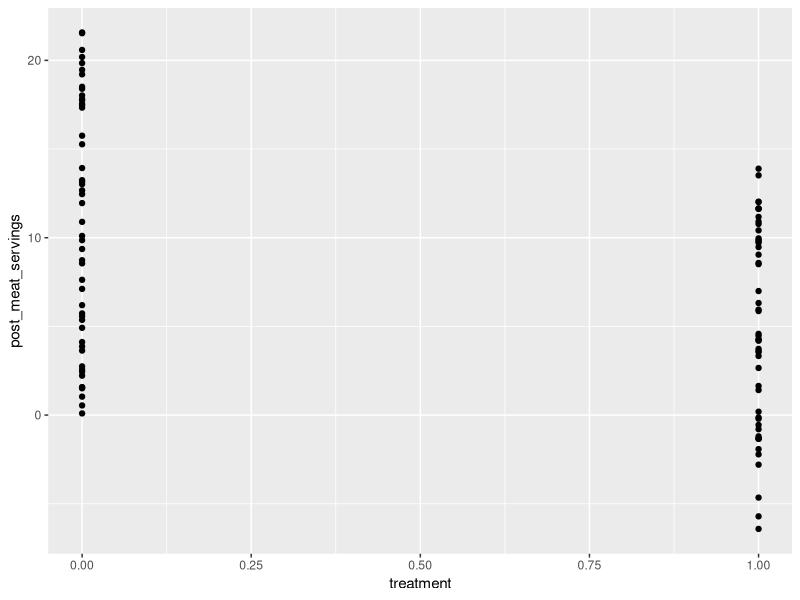
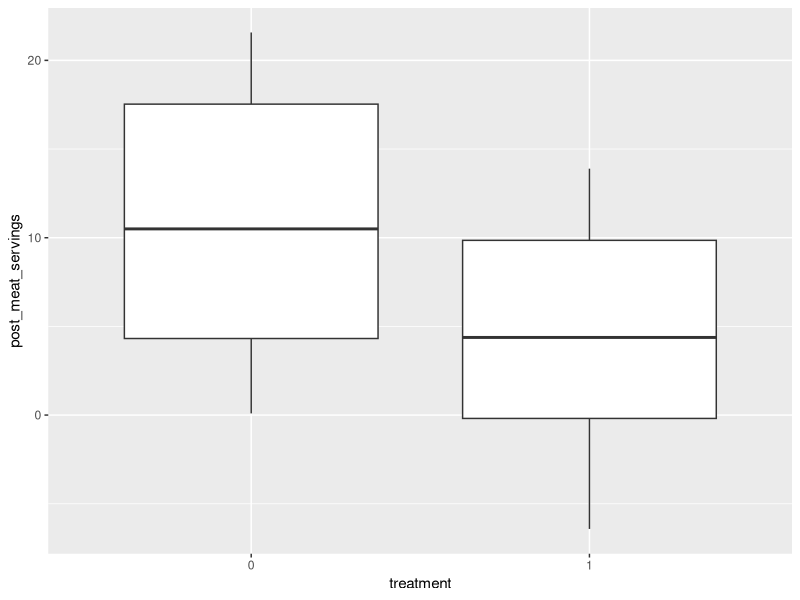
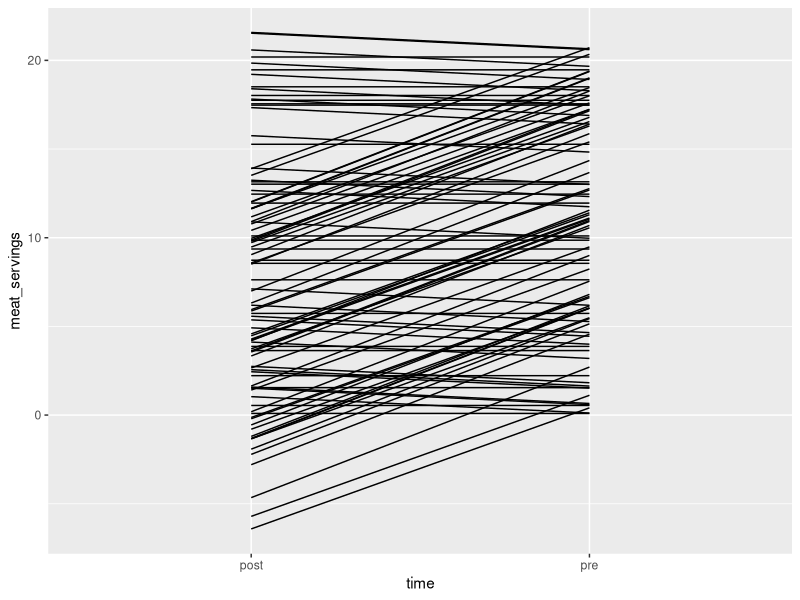

These charts were generated, in order, by the following R code:
library(ggplot2)
library(dplyr)
###
# Simulate independent variables
###

n <- 100

min_age <- 18
max_age <- 29
age <- runif(n, min_age, max_age)

gender <-c(rep.int(0, n/2),rep.int(1, n/2))

treatment <- c(rep.int(c(rep.int(0, n/4), rep.int(1, n/4)),2))

min_meat <- 0
max_meat <- 21
pre_meat_servings <- runif(n, min_meat, max_meat)

###
# Simulate model parameters
###

beta_0 <- 10

beta_gender <- rep.int(rnorm(1, mean = 0, sd =1), 100)
beta_treatment <- rep.int(rnorm(1, mean = -5, sd =5), 100)
beta_treatment_gender <- rep.int(rnorm(1, mean = 0, sd =1), 100)


###
# Simulate dependent variables
###

post_meat_servings <- pre_meat_servings + beta_gender*gender + beta_treatment*treatment + beta_treatment_gender*treatment*gender
# missing noise

###
# Fit model
###

ols <- glm( post_meat_servings ~ pre_meat_servings + treatment*gender)

summary(ols)

###
# Visualizations
###
data_simu = tibble(id = seq(1:100), post_meat_servings, pre_meat_servings, gender, treatment = as.factor(treatment), age, beta_gender, beta_treatment, beta_treatment_gender)
qplot(x = treatment, y = post_meat_servings)

ggplot(data = data_simu, aes(x = treatment, y = post_meat_servings, group= treatment)) + geom_boxplot()



meat_long = tibble(id = rep(seq(1:100),2), time = c(rep("pre", 100), rep("post", 100)), meat_servings = c(pre_meat_servings, post_meat_servings))
ggplot(data = meat_long, aes(x = time, y = meat_servings, group = id)) + geom_line()

